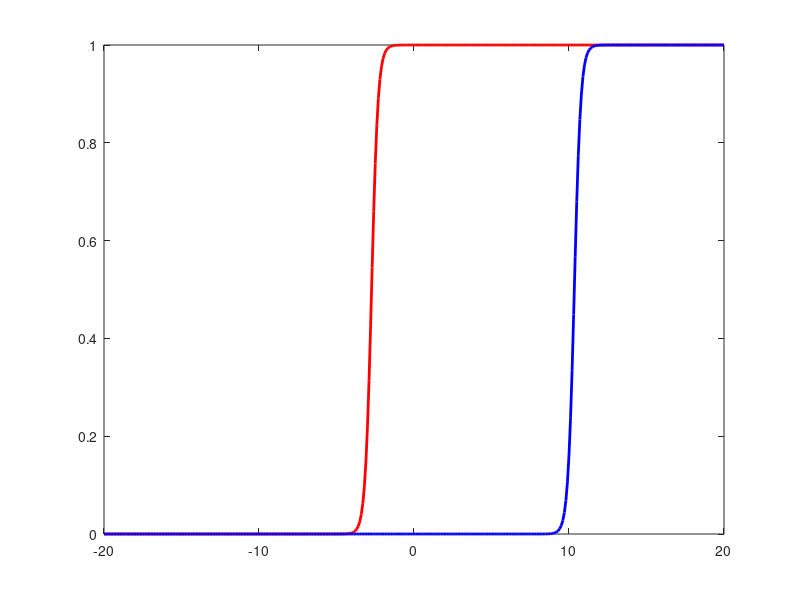

This figure's MATLAB source: (Note: this script raises an error after producing the figure.)
close all

sigmae=4.4;
sigmae2=7.8;

a_e=1;
a_i=2;

Gamma=0.016;
gamma=Gamma;
beta=300;

wee=1.6;
wie=-4.7;
wei=3.0;
wii=-0.13;

Ue=-15.625:.625:15.625;
Fe=zeros(1,length(Ue));
Fe2=zeros(1,length(Ue));

%% Calculate Convolutions
for i=1:length(Ue)
    U_e=Ue(i);
    v_min0=-1;
    v_max0=1;
    v_min=v_min0/Gamma;
    v_max=v_max0/Gamma;
    V=1000;
    dv=abs(v_max-v_min)/V;
    sum1=0;
    sum2=0;
    for k=0:V-1
        v=v_min+k*dv;
        sum1=sum1+dv*(1/(1+exp(-beta*gamma*(U_e+v))))...
            *1/sqrt(2*pi*sigmae*sigmae)...
            *exp(-v*v/(2*sigmae*sigmae));
    end
    for k=0:V-1
        v=v_min+k*dv;
        sum2=sum2+dv*(1/(1+exp(-beta*gamma*(U_e+v))))...
            *1/sqrt(2*pi*sigmae2*sigmae2)...
            *exp(-v*v/(2*sigmae2*sigmae2));
    end
    Fe(i)=sum1;
    Fe2(i)=sum2;
    
end

%% Extract Example Sigmoids
Ue2=-20:.1:20;
Fe_ex=zeros(100, length(Ue2));
Fe2_ex=zeros(100,length(Ue2));
for i=1:100
    h_1=normrnd(0,1)*sigmae;
    h_2=normrnd(0,1)*sigmae2;
    Fe_ex(i,:)=(1./(1+exp(-beta.*gamma.*(Ue2-h_1))));
    Fe2_ex(i,:)=(1./(1+exp(-beta.*gamma.*(Ue2-h_2))));
end


red=[0.8 0 0];
blue=[0 0.1 0.4];

figure('units','normalized','position',[0 0 1 1])
for i=1:100
    p1=plot(Ue2,Fe_ex(i,:), 'Color', 'r', 'LineStyle', '-', 'LineWidth', 2, 'Marker', 'none');
    hold on
    p2=plot(Ue2,Fe2_ex(i,:), 'Color', 'b', 'LineStyle', '-', 'LineWidth', 2, 'Marker', 'none');
    hold on
    p1.Color(4)=0.3;
    p2.Color(4)=0.3;
end
p3=plot(Ue, Fe, 'Color', 'r', 'LineStyle', '-', 'LineWidth', 4, 'Marker', 'none');
hold on
p4=plot(Ue, Fe2, 'Color', 'b', 'LineStyle', '-', 'LineWidth', 4, 'Marker', 'none');
hold on
set(gca,'box', 'off')
set(gca,'TickDir','out')
 
xlabel('Membrane Potential Analogue', 'FontSize', 30)
ylabel('Firing Probability', 'FontSize', 30)
axis([-20 20 0 1])
set(gca, 'FontSize', 24);
legend([p3 p4 p1 p2], {'Average Epileptic', 'Average Non-epileptic', 'Single Neurons, Epileptic Range', 'Single Neurons, Non-epileptic range'}, 'FontSize', 20, 'Location', 'SouthEast', 'NumColumns', 2)

str1=sprintf('PopulationFICurves_v2.png');
%     saveas(gcf, str1)
set(gcf,'PaperPositionMode','auto')
print(str1, '-dpng', '-r0');

str2=sprintf('PopulationFICurves_v2.eps');
print(gcf,'-depsc','-painters',str2)


%% Plot with Experimental Data
figure('units','normalized','position',[0 0 1 1])
currents=[50 100 150 200 250];
freq_e=[0 .727 5.100 8.136 10.955];
freq_n=[5.410 9.682 13.890 19.414 23.924];
std_e=[0 0.331687396 1.821487903 1.975958811 2.235228833];
std_n=[1.604819909 1.317792496 1.503691376 1.877708134 2.474415305];


x=currents;

blue2=[.1 .5 1];
red2=[1 .4 .2];
green=[0.3 0.4 0];
x1=linspace(currents(1)-1,currents(end)+1,500);
x1_s=x1*0.0278-13.2372;
fit_e=convolution(x1,5.039);
fit_n=convolution(x1,7.771);
fit_e_s=0.008844674803545*fit_e+.003584;
fit_n_s=0.008844674803545*fit_n+.003584;

p1=errorbar(currents, freq_e, std_e, 'Color', 'r', 'Marker', '.', 'MarkerSize', 40, 'LineStyle', 'none', 'LineWidth', 2, 'CapSize', 10);
hold on
p2=errorbar(currents, freq_n, std_n, 'Color', 'b', 'Marker', '.', 'MarkerSize', 40, 'LineStyle', 'none', 'LineWidth', 2, 'CapSize', 10);
hold on
axis([49 251 0 27])
set(gca,'box', 'off')
set(gca,'TickDir','out')
ylabel('Average Firing Frequency (Hz)', 'FontSize', 30)
xlabel('Input Current (pA)', 'FontSize', 30)
ax1=gca;

ax1_pos=ax1.Position;
ax2=axes('Position',ax1_pos,...
    'XAxisLocation','top',...
    'YAxisLocation','right',...
    'Color','none');
p3=line(Ue, Fe, 'Parent', ax2, 'Color', 'r', 'Marker', 'none', 'LineStyle', '-', 'LineWidth', 3);
hold on
p4=line(Ue, Fe2, 'Parent', ax2, 'Color', 'b', 'Marker', 'none', 'LineStyle', '-', 'LineWidth', 3);
hold on
p5=line(x1_s, fit_e_s, 'Parent', ax2, 'Color', red2, 'Marker', 'none', 'LineStyle', '-', 'LineWidth', 3);
hold on
p6=line(x1_s, fit_n_s, 'Parent', ax2, 'Color', blue2, 'Marker', 'none', 'LineStyle', '-', 'LineWidth', 3);
ax2.XColor=green;
ax2.YColor=green;
xlabel('Membrane Potential Analogue', 'FontSize', 30)
ylabel('Firing Probability', 'FontSize', 30)

axis([-11.875 -6.25 0.0 0.235929511111111])
set(gca,'TickDir','out')
set(ax1, 'FontSize', 24);
set(ax2, 'FontSize', 24);
legend([p1 p2 p3 p4 p5 p6], {'Epileptic, Experiment', 'Non-epileptic, Experiment', ...
    'Epileptic Heterogeneity, Experiment', 'Non-epileptic Heterogeneity, Experiment', ...
    'Epileptic Best Fit', 'Non-epileptic Best Fit'}, 'FontSize', 20, 'Location', 'NorthWest', 'NumColumns', 3)

str1=sprintf('PopulationFICurves_DataAndFit_v2.png');
%     saveas(gcf, str1)
set(gcf,'PaperPositionMode','auto')
print(str1, '-dpng', '-r0');

str2=sprintf('PopulationFICurves_DataAndFit_v2.eps');
print(gcf,'-depsc','-painters',str2)
